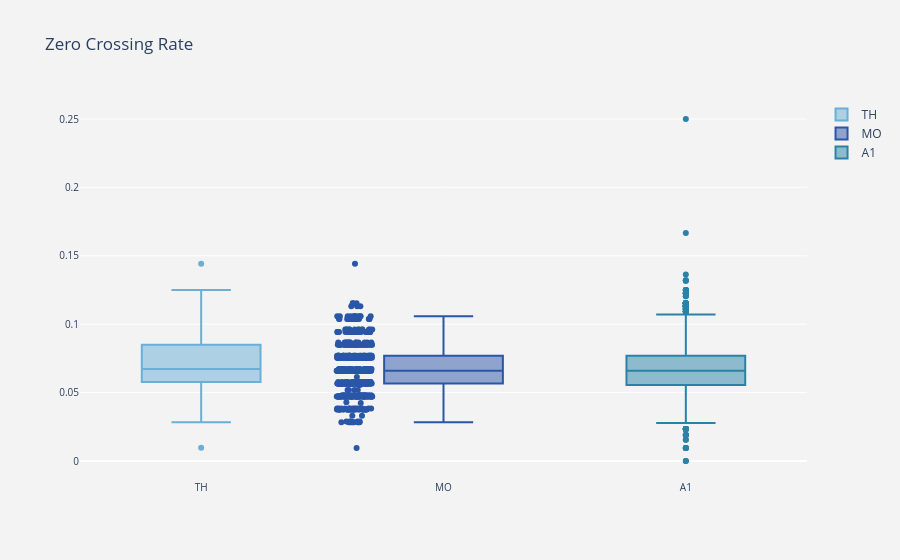

Source (notebook cell):
### Code cell
print("Zero Crossing Rate")
fig = go.Figure()
fig.add_trace(go.Box(y=full_feature_table_df_manu_twrlin_hair["Accel_X_zero_cross_rate"],name="TH", marker_color='rgb(107,174,214)', hovertemplate='%{y:.4f}' ))
fig.add_trace(go.Box(y=full_feature_table_df_manu_obj["Accel_X_zero_cross_rate"], boxpoints='all',name="MO",marker_color='rgb(42, 86, 168)',hovertemplate='%{y:.4f}'))
fig.add_trace(go.Box(y=full_feature_table_df_manu_FingerTap["Accel_X_zero_cross_rate"]  , boxpoints='all',name="DF", marker_color='rgb(42, 130, 168)',  hovertemplate='%{y:.4f}'))
fig.add_trace(go.Box(y=full_feature_table_df_a1["Accel_X_zero_cross_rate"]  ,name="A1", marker_color='rgb(42, 130, 168)',  hovertemplate='%{y:.4f}'))
fig.add_trace(go.Box(y=full_feature_table_df_a2["Accel_X_zero_cross_rate"]  ,name="A2", marker_color='rgb(42, 130, 168)',  hovertemplate='%{y:.4f}'))
fig.add_trace(go.Box(y=full_feature_table_df_a3["Accel_X_zero_cross_rate"]  ,name="A3", marker_color='rgb(42, 130, 168)',  hovertemplate='%{y:.4f}'))
fig.add_trace(go.Box(y=full_feature_table_df_a4["Accel_X_zero_cross_rate"]  ,name="A4", marker_color='rgb(42, 130, 168)',  hovertemplate='%{y:.4f}'))

fig.update_layout(
    title='Zero Crossing Rate',
    paper_bgcolor='rgb(243, 243, 243)',
    plot_bgcolor='rgb(243, 243, 243)',
    showlegend=True,
    yaxis = dict(
tickfont = dict(size=10)),
    xaxis = dict(
tickfont = dict(size=10))

)

fig.show()

### Figure 1 — Plotly figure (JSON) as saved in the notebook; plotly's stock layout.template omitted (floating-point values rounded to 4 significant figures; data arrays with more than 128 entries replaced by an {"elided": "..."} marker saying what was removed)
{"data": [{"hovertemplate": "%{y:.4f}", "marker": {"color": "rgb(107,174,214)"}, "name": "TH", "type": "box", "y": {"elided": "768 float values"}}, {"boxpoints": "all", "hovertemplate": "%{y:.4f}", "marker": {"color": "rgb(42, 86, 168)"}, "name": "MO", "type": "box", "y": {"elided": "624 float values"}}, {"boxpoints": "all", "hovertemplate": "%{y:.4f}", "marker": {"color": "rgb(42, 130, 168)"}, "name": "DF", "type": "box", "y": []}, {"hovertemplate": "%{y:.4f}", "marker": {"color": "rgb(42, 130, 168)"}, "name": "A1", "type": "box", "y": {"elided": "7306 float values"}}, {"hovertemplate": "%{y:.4f}", "marker": {"color": "rgb(42, 130, 168)"}, "name": "A2", "type": "box", "y": []}, {"hovertemplate": "%{y:.4f}", "marker": {"color": "rgb(42, 130, 168)"}, "name": "A3", "type": "box", "y": []}, {"hovertemplate": "%{y:.4f}", "marker": {"color": "rgb(42, 130, 168)"}, "name": "A4", "type": "box", "y": []}], "layout": {"autosize": true, "paper_bgcolor": "rgb(243, 243, 243)", "plot_bgcolor": "rgb(243, 243, 243)", "showlegend": true, "title": {"text": "Zero Crossing Rate"}, "xaxis": {"autorange": true, "range": [-0.5, 2.5], "tickfont": {"size": 10}, "type": "category"}, "yaxis": {"autorange": true, "range": [-0.01389, 0.2639], "tickfont": {"size": 10}, "type": "linear"}}}
